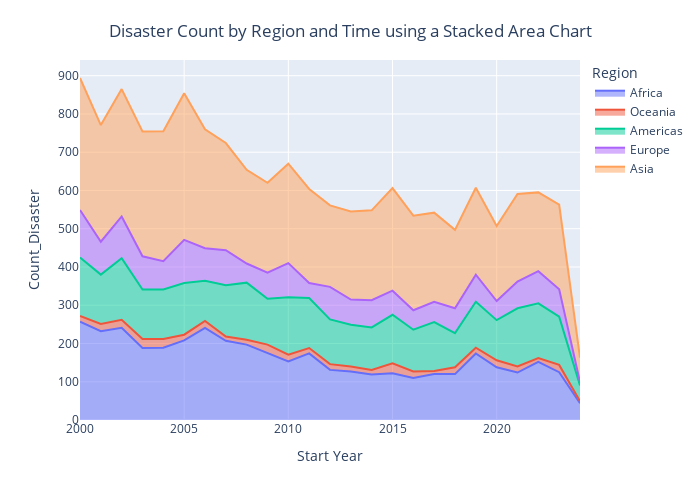

Notebook source saved alongside this figure:
### Code cell
#2e Create a stacked area chart of columns of your choosing

df.columns
# Let's create a stacked area chart using the disasters dataset 
# Let's view how many disasters have a hit a region over time
country_grouped = df.groupby(["Region", "Start Year"]).agg(Count_Disaster = pd.NamedAgg("Country", "size")).sort_values("Start Year").reset_index(drop = False)

# Create stacked area chart
area_chart = px.area(country_grouped, color = "Region", x = "Start Year", y = "Count_Disaster", line_group = "Region", width = 700, height = 500)
area_chart.update_layout(title = {"text": "Disaster Count by Region and Time using a Stacked Area Chart", "y": 0.95, "x": 0.5, "xanchor": "center", "yanchor": "top"})
area_chart.show()

#2ei What do you notice? 
#the highest disaster counts were consistently in Asia

### Figure 1 — Plotly figure (JSON) as saved in the notebook; plotly's stock layout.template omitted (floating-point values rounded to 4 significant figures)
{"data": [{"fillpattern": {"shape": ""}, "hovertemplate": "Region=Africa<br>Start Year=%{x}<br>Count_Disaster=%{y}<extra></extra>", "legendgroup": "Africa", "line": {"color": "#636efa"}, "marker": {"symbol": "circle"}, "mode": "lines", "name": "Africa", "orientation": "v", "showlegend": true, "stackgroup": "1", "type": "scatter", "x": [2000, 2001, 2002, 2003, 2004, 2005, 2006, 2007, 2008, 2009, 2010, 2011, 2012, 2013, 2014, 2015, 2016, 2017, 2018, 2019, 2020, 2021, 2022, 2023, 2024], "xaxis": "x", "y": [257, 232, 241, 188, 189, 208, 241, 207, 197, 175, 153, 174, 131, 127, 119, 122, 110, 120, 120, 174, 138, 124, 152, 125, 44], "yaxis": "y"}, {"fillpattern": {"shape": ""}, "hovertemplate": "Region=Oceania<br>Start Year=%{x}<br>Count_Disaster=%{y}<extra></extra>", "legendgroup": "Oceania", "line": {"color": "#EF553B"}, "marker": {"symbol": "circle"}, "mode": "lines", "name": "Oceania", "orientation": "v", "showlegend": true, "stackgroup": "1", "type": "scatter", "x": [2000, 2001, 2002, 2003, 2004, 2005, 2006, 2007, 2008, 2009, 2010, 2011, 2012, 2013, 2014, 2015, 2016, 2017, 2018, 2019, 2020, 2021, 2022, 2023, 2024], "xaxis": "x", "y": [15, 19, 21, 24, 23, 15, 18, 11, 13, 22, 18, 14, 15, 13, 12, 26, 17, 8, 18, 15, 18, 16, 10, 19, 5], "yaxis": "y"}, {"fillpattern": {"shape": ""}, "hovertemplate": "Region=Americas<br>Start Year=%{x}<br>Count_Disaster=%{y}<extra></extra>", "legendgroup": "Americas", "line": {"color": "#00cc96"}, "marker": {"symbol": "circle"}, "mode": "lines", "name": "Americas", "orientation": "v", "showlegend": true, "stackgroup": "1", "type": "scatter", "x": [2000, 2001, 2002, 2003, 2004, 2005, 2006, 2007, 2008, 2009, 2010, 2011, 2012, 2013, 2014, 2015, 2016, 2017, 2018, 2019, 2020, 2021, 2022, 2023, 2024], "xaxis": "x", "y": [153, 129, 161, 129, 129, 135, 105, 134, 149, 120, 150, 131, 117, 109, 111, 127, 109, 128, 89, 120, 105, 152, 143, 126, 41], "yaxis": "y"}, {"fillpattern": {"shape": ""}, "hovertemplate": "Region=Europe<br>Start Year=%{x}<br>Count_Disaster=%{y}<extra></extra>", "legendgroup": "Europe", "line": {"color": "#ab63fa"}, "marker": {"symbol": "circle"}, "mode": "lines", "name": "Europe", "orientation": "v", "showlegend": true, "stackgroup": "1", "type": "scatter", "x": [2000, 2001, 2002, 2003, 2004, 2005, 2006, 2007, 2008, 2009, 2010, 2011, 2012, 2013, 2014, 2015, 2016, 2017, 2018, 2019, 2020, 2021, 2022, 2023, 2024], "xaxis": "x", "y": [124, 86, 109, 87, 74, 113, 85, 92, 50, 68, 89, 39, 85, 66, 71, 63, 51, 53, 65, 71, 50, 70, 84, 72, 9], "yaxis": "y"}, {"fillpattern": {"shape": ""}, "hovertemplate": "Region=Asia<br>Start Year=%{x}<br>Count_Disaster=%{y}<extra></extra>", "legendgroup": "Asia", "line": {"color": "#FFA15A"}, "marker": {"symbol": "circle"}, "mode": "lines", "name": "Asia", "orientation": "v", "showlegend": true, "stackgroup": "1", "type": "scatter", "x": [2000, 2001, 2002, 2003, 2004, 2005, 2006, 2007, 2008, 2009, 2010, 2011, 2012, 2013, 2014, 2015, 2016, 2017, 2018, 2019, 2020, 2021, 2022, 2023, 2024], "xaxis": "x", "y": [345, 305, 333, 326, 340, 383, 311, 280, 245, 235, 260, 246, 213, 230, 235, 268, 247, 233, 205, 227, 196, 229, 206, 221, 64], "yaxis": "y"}], "layout": {"height": 500, "legend": {"title": {"text": "Region"}, "tracegroupgap": 0}, "margin": {"t": 60}, "title": {"text": "Disaster Count by Region and Time using a Stacked Area Chart", "x": 0.5, "xanchor": "center", "y": 0.95, "yanchor": "top"}, "width": 700, "xaxis": {"anchor": "y", "autorange": true, "domain": [0, 1], "range": [2000, 2024], "title": {"text": "Start Year"}, "type": "linear"}, "yaxis": {"anchor": "x", "autorange": true, "domain": [0, 1], "range": [0, 941.1], "title": {"text": "Count_Disaster"}, "type": "linear"}}}
